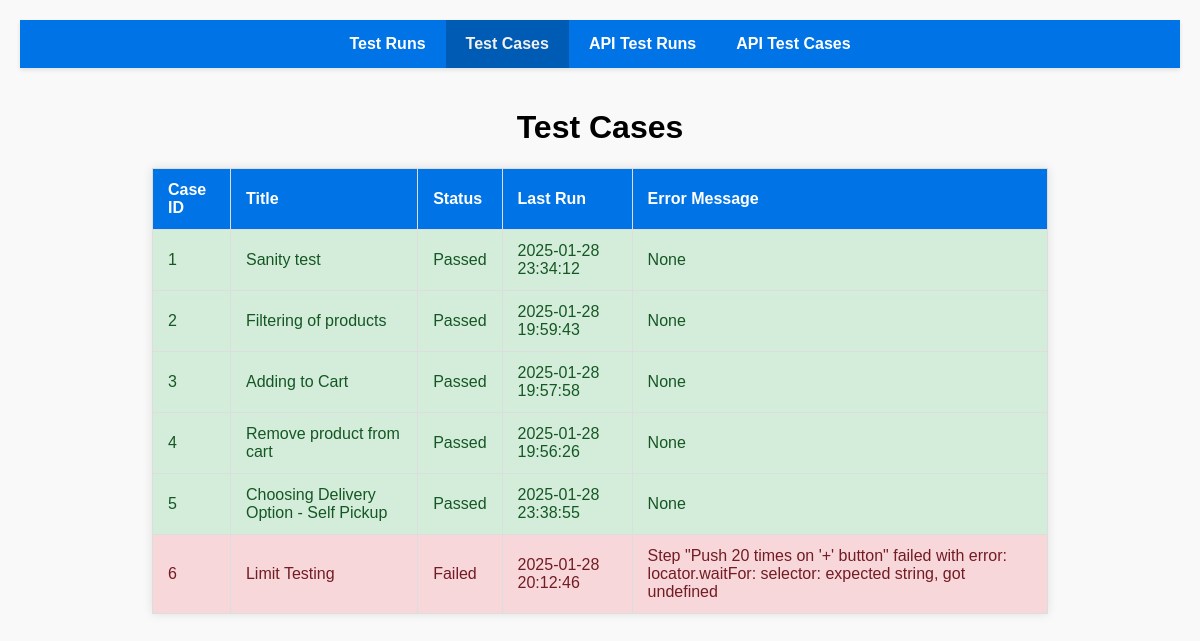
/test_cases, run on an earlier commit of the app's database.
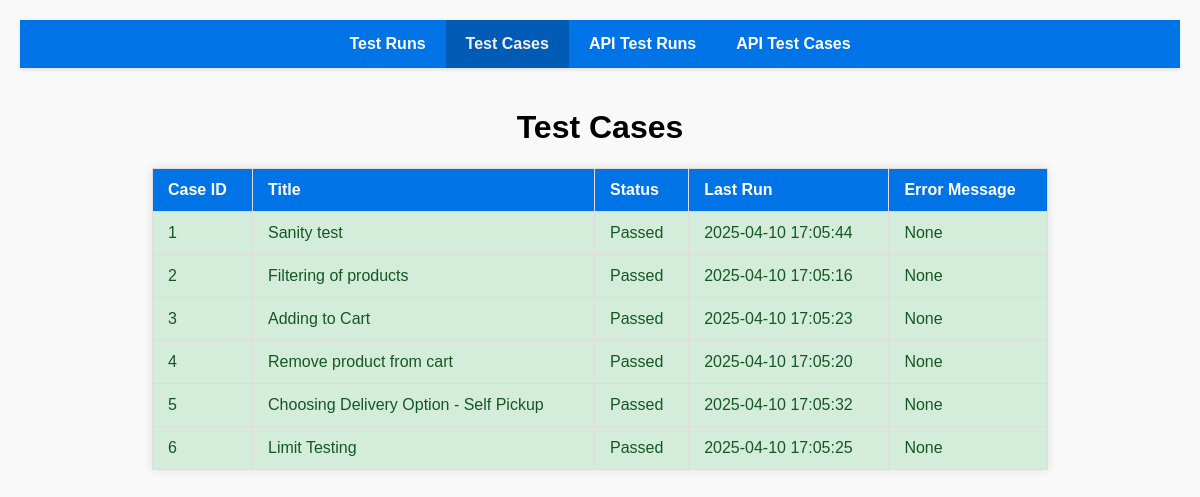
And on a later commit of the database.
### tables this page shows
CREATE TABLE test_cases (
    id INTEGER PRIMARY KEY,
    title TEXT NOT NULL,
    status TEXT NOT NULL, -- "Passed", "Failed", "In Progress"
    last_run TIMESTAMP,
    error_message TEXT
);

### flask_server.py (the view)
@app.route('/test_cases')
def test_cases():
    conn = sqlite3.connect('./sqlite_db/test_tracking.db')  # Connecting to a database
    cursor = conn.cursor()
    cursor.execute("SELECT * FROM test_cases")
    cases = cursor.fetchall()
    conn.close()
    return render_template('test_cases.html', cases=cases, current_path=request.path)

### templates/test_cases.html (shortened to what this page needs)
<!DOCTYPE html>
<html lang="en">
  <head>
  </head>
  <body>
    <header>
      <nav>
        <ul>
          <li>
            <a href="/" class="{{ 'active' if request.path == '/' else '' }}"
              >Test Runs</a
            >
          </li>
          <li>
            <a
              href="/test_cases"
              class="{{ 'active' if request.path == '/test_cases' else '' }}"
              >Test Cases</a
            >
          </li>
          <li>
            <a
              href="/test_runs_api"
              class="{{ 'active' if request.path == '/test_runs_api' else '' }}"
              >API Test Runs</a
            >
          </li>
          <li>
            <a
              href="/test_cases_api"
              class="{{ 'active' if request.path == '/test_cases_api' else '' }}"
              >API Test Cases</a
            >
          </li>
        </ul>
      </nav>
    </header>
    <main>
      <h1>Test Cases</h1>
      <table>
        <tr>
          <th>Case ID</th>
          <th>Title</th>
          <th>Status</th>
          <th>Last Run</th>
          <th>Error Message</th>
        </tr>
        {% for case in cases %}
        <tr class="{{ 'passed' if case[2] == 'Passed' else 'failed' }}">
          <td>{{ case[0] }}</td>
          <td>{{ case[1] }}</td>
          <td>{{ case[2] }}</td>
          <td>{{ case[3] }}</td>
          <td>{{ case[4] }}</td>
        </tr>
        {% endfor %}
      </table>
    </main>
  </body>
</html>

### templates/test_cases.html (style rules this page uses)
body { margin: 0; padding: 0; font-family: Arial, sans-serif; background-color: #f9f9f9; }
header { background-color: #0073e6; box-shadow: 0 2px 4px rgba(0, 0, 0, 0.1); position: sticky; top: 0; z-index: 1000; }
nav ul { list-style: none; margin: 0; padding: 0; display: flex; justify-content: center; }
nav ul li { margin: 0; padding: 0; }
nav ul li a { display: block; padding: 15px 20px; color: white; text-decoration: none; font-weight: bold; transition: background-color 0.3s, color 0.3s; }
nav ul li a:hover, nav ul li a.active { background-color: #005bb5; color: #f1f1f1; }
main { padding: 20px; }
body { font-family: Arial, sans-serif; background-color: #f9f9f9; margin: 0; padding: 20px; }
h1 { text-align: center; }
table { width: 80%; margin: 20px auto; border-collapse: collapse; box-shadow: 0 0 10px rgba(0, 0, 0, 0.1); background: #fff; }
th, td { padding: 12px 15px; text-align: left; border: 1px solid #ddd; }
th { background-color: #0073e6; color: white; }
tr:nth-child(even) { background-color: #f2f2f2; }
tr.passed { background-color: #d4edda; color: #155724; }

What changed in the data, as far as the page shows it:
changed test_cases "Sanity test": last_run "2025-01-28 23:34:12" → "2025-04-10 17:05:44"
changed test_cases "Filtering of products": last_run "2025-01-28 19:59:43" → "2025-04-10 17:05:16"
changed test_cases "Adding to Cart": last_run "2025-01-28 19:57:58" → "2025-04-10 17:05:23"
changed test_cases "Remove product from cart": last_run "2025-01-28 19:56:26" → "2025-04-10 17:05:20"
changed test_cases "Choosing Delivery Option - Self Pickup": last_run "2025-01-28 23:38:55" → "2025-04-10 17:05:32"
changed test_cases "Limit Testing": status "Failed" → "Passed"; last_run "2025-01-28 20:12:46" → "2025-04-10 17:05:25"; error_message "Step \"Push 20 times on '+' button\" failed with error: locator.waitFor: selector: expected string, got undefined" → "None"
